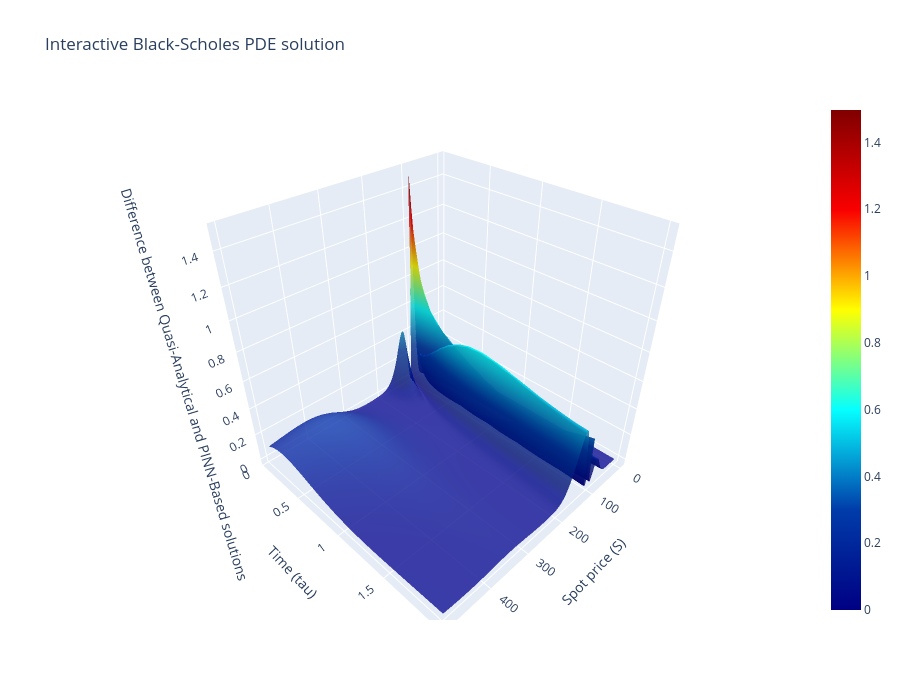

Source (notebook cell):
### Code cell
plot_3d_result(results, 'diff')

### Figure 1 — Plotly figure (JSON) as saved in the notebook; plotly's stock layout.template omitted (floating-point values rounded to 4 significant figures; data arrays with more than 128 entries replaced by an {"elided": "..."} marker saying what was removed)
{"data": [{"colorscale": [[0, "rgb(0,0,131)"], [0.2, "rgb(0,60,170)"], [0.4, "rgb(5,255,255)"], [0.6, "rgb(255,255,0)"], [0.8, "rgb(250,0,0)"], [1, "rgb(128,0,0)"]], "opacity": 0.8, "type": "surface", "x": {"elided": "50x250 float values"}, "y": {"elided": "50x250 float values"}, "z": {"elided": "50x250 float values"}}], "layout": {"autosize": true, "height": 700, "scene": {"xaxis": {"title": {"text": "Spot price (S)"}}, "yaxis": {"title": {"text": "Time (tau)"}}, "zaxis": {"title": {"text": "Difference between Quasi-Analytical and PINN-Based solutions"}}}, "title": {"text": "Interactive Black-Scholes PDE solution"}, "width": 900}}
